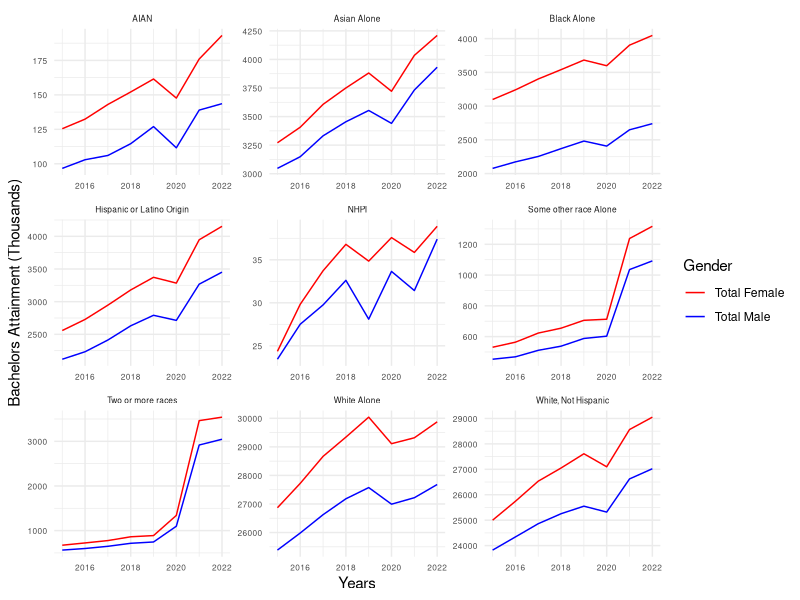

Reproduce this figure in R.
## ---- chunk 1
library(tidyverse)
#print(getwd())
#data <- read_csv(here::here("dataset/loan_refusal_clean.csv"))
#load(here::here("dataset/loan_refusal.RData"))
#print(ls())
## ---- chunk 2
data <- read_csv(here::here('dataset/Numerical_ACS_Gender_and_Race.csv'))
data$Years <- as.Date(paste0(data$Years, "-01-01"))

### Graph 1 
ggplot(data = data, aes(x = Years)) + 
  geom_line(aes(y = `Total Male`/1000, color = 'Total Male')) +
  geom_line(aes(y = `Total Female`/1000, color = 'Total Female')) +
  facet_wrap(~Race, scales = 'free') +
  theme_minimal() +
  theme(strip.text = element_text(size = 6),
        axis.text.x = element_text(size = 6),  
        axis.text.y = element_text(size = 6)) +
  scale_color_manual(values = c('Total Male' = 'blue', 'Total Female' = 'red')) +
  labs(color = 'Gender',
       y = 'Bachelors Attainment (Thousands)')



